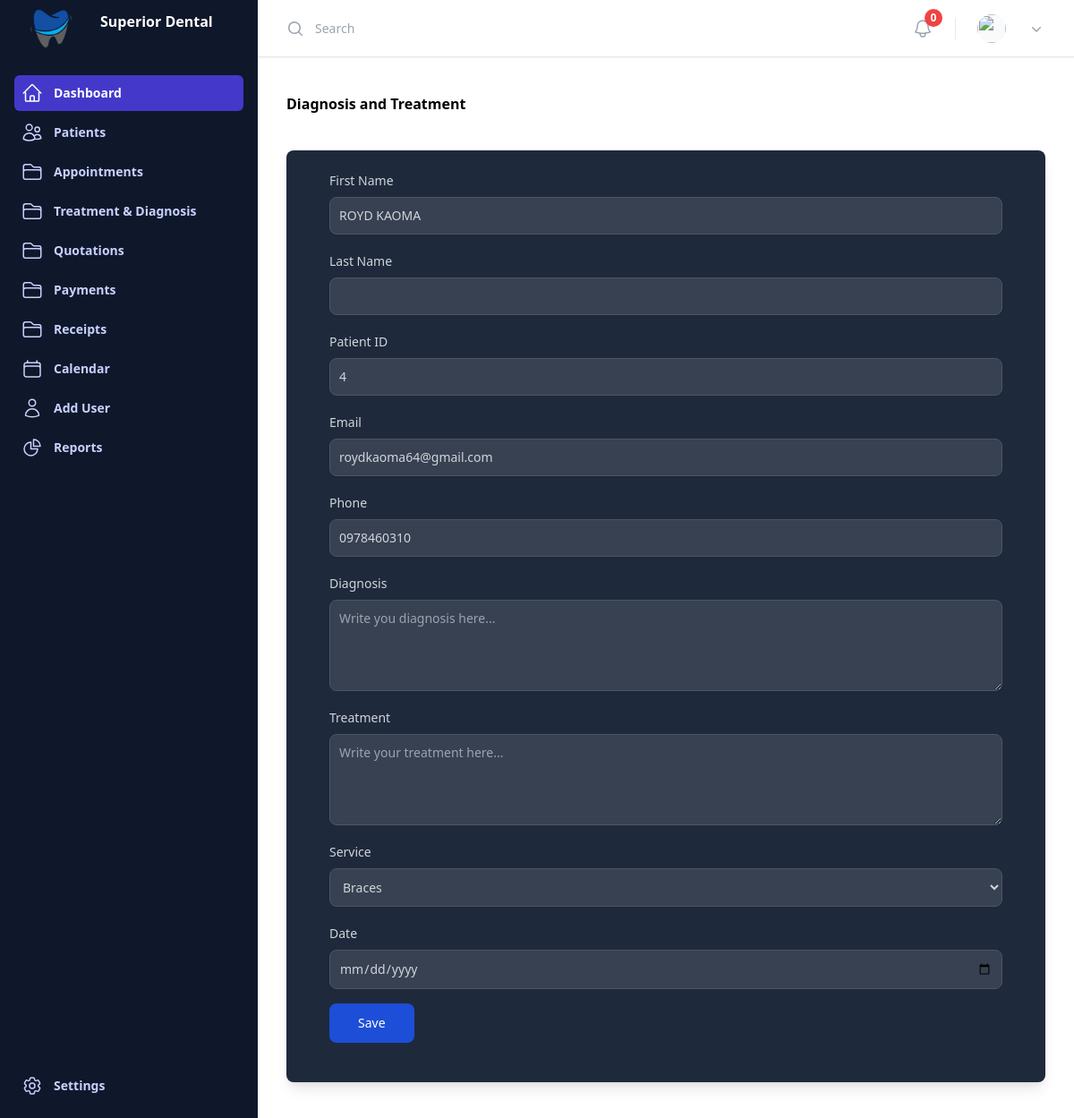
The app's page /treatment_request/4/, older data.
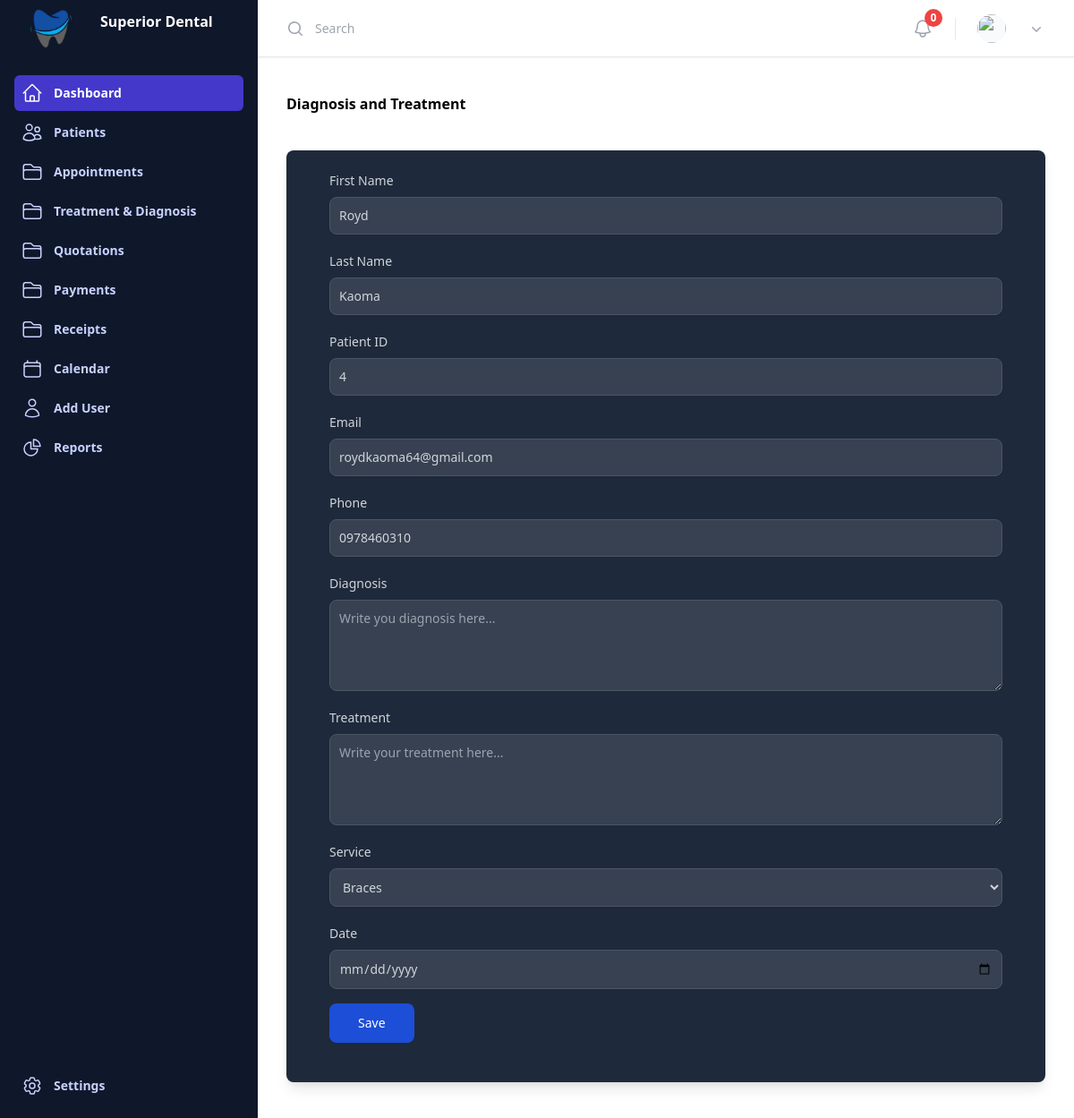
The same page, newer data.
### patient/models.py (models this page shows, shortened)
class Patient(models.Model):
    first_name = models.CharField(max_length=50)
    last_name = models.CharField(max_length=50)
    date_of_birth = models.DateField(blank=True, null=True)
    gender_choices = [('M', 'Male'), ('F', 'Female')]
    gender = models.CharField(max_length=1, choices=gender_choices, blank=True, null=True)
    nrc = models.CharField(max_length=55,blank=True, null=True)
    phone = models.CharField(max_length=15)
    email = models.EmailField(unique=True)
    address = models.TextField(blank=True, null=True)
    medical_history = models.TextField(blank=True, null=True)
    is_patient = models.BooleanField(default=False)

### templates/views.py (the view)
# urls.py: path('treatment_request/<int:patient_id>/', views.treatment_request, name='treatment_request'),
def treatment_request(request, patient_id):
    try:
        patient = get_object_or_404(Patient, id=patient_id)
    except Exception as e:
        print(f"Error fetching patient: {e}")
        raise Http404("Patient not found")
    try:
        services = Service.objects.filter(name__isnull=False, price__isnull=False).order_by('name')
        print(f"List of services: {[(s.id, s.name, s.price) for s in services]}")  # Debug statement
    except Exception as e:
        print(f"Error fetching services: {e}")
        services = []  # Fallback to an empty list if an error occurs
    if not services:
        print("[WARNING] No services found matching the filter criteria.")
        messages.warning(request, "No services available. Please contact the administrator.")
    context = {
        'patient': patient,
        'services': services,
    }
    return render(request, 'treatment_request.html', context)

### templates/treatment_request.html (shortened to what the changed rows need)
{% extends 'base.html' %}
{% block content %}
    <div class="container">
        <div class="row">
            <div class="col-md-12">
                <h1 class="font-bold text-md">Diagnosis and Treatment</h1>
                <form class="max-w-4xl mx-auto bg-slate-800 p-6 px-12 rounded-lg shadow-lg mt-10" action="{% url 'treatment_diagnosis' %}" method="POST">
                    <div class="mb-5">
                        <label for="first-name" class="block mb-2 text-sm font-medium text-gray-300">First Name</label>
                        <input type="text" id="first-name" class="shadow-sm bg-gray-700 border border-gray-600 text-gray-300 text-sm rounded-lg focus:ring-blue-500 focus:border-blue-500 block w-full p-2.5" value="{{ patient.first_name }}" required />
                    </div>
                    <div class="mb-5">
                        <label for="last-name" class="block mb-2 text-sm font-medium text-gray-300">Last Name</label>
                        <input type="text" id="last-name" class="shadow-sm bg-gray-700 border border-gray-600 text-gray-300 text-sm rounded-lg focus:ring-blue-500 focus:border-blue-500 block w-full p-2.5" value="{{ patient.last_name }}" required />
                    </div>
                    <div class="mb-5">
                        <label for="patient_id" class="block mb-2 text-sm font-medium text-gray-300">Patient ID</label>
                        <input type="text" name="patient_id" id="phone" class="shadow-sm bg-gray-700 border border-gray-600 text-gray-300 text-sm rounded-lg focus:ring-blue-500 focus:border-blue-500 block w-full p-2.5" value="{{ patient.id }}" required />
                    </div>
                    <div class="mb-5">
                        <label for="email" class="block mb-2 text-sm font-medium text-gray-300">Email</label>
                        <input type="email" id="email" name="email" class="shadow-sm bg-gray-700 border border-gray-600 text-gray-300 text-sm rounded-lg focus:ring-blue-500 focus:border-blue-500 block w-full p-2.5" value="{{ patient.email }}" required />
                    </div>
                    <div class="mb-5">
                        <label for="phone" class="block mb-2 text-sm font-medium text-gray-300">Phone</label>
                        <input type="text" id="phone" class="shadow-sm bg-gray-700 border border-gray-600 text-gray-300 text-sm rounded-lg focus:ring-blue-500 focus:border-blue-500 block w-full p-2.5" value="{{ patient.phone }}" required />
                    </div>
                </form>
            </div>
        </div>
    </div>
{% endblock %}

Row changes from the older to the newer data that the page shows:
changed Patient "roydkaoma64@gmail.com": first_name "ROYD KAOMA" → "Royd"; last_name (not shown) → "Kaoma"
